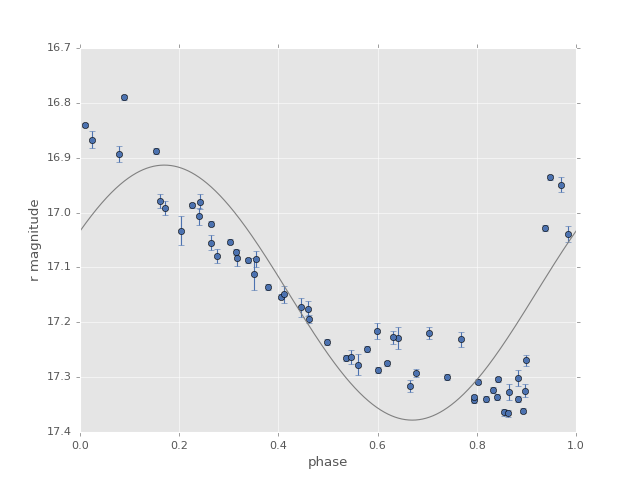

Write Python code to recreate this figure.
import numpy as np
import matplotlib.pyplot as plt
import matplotlib as mpl

mpl.style.use('ggplot')
mpl.rc('axes', color_cycle=["#4C72B0", "#55A868", "#C44E52",
                            "#8172B2", "#CCB974"])

# Fetch the RRLyrae data
from gatspy import datasets, periodic
rrlyrae = datasets.fetch_rrlyrae()

# Get data from first lightcurve
lcid = rrlyrae.ids[0]
t, mag, dmag, filts = rrlyrae.get_lightcurve(lcid)
mask = (filts == 'r')
t_r, mag_r, dmag_r = t[mask], mag[mask], dmag[mask]

# Fit the Lomb-Scargle model
model = periodic.LombScargleFast()
model.fit(t_r, mag_r, dmag_r)
model.optimizer.period_range = (0.2, 1.2)

# Predict on a regular phase grid
period = model.best_period
tfit = np.linspace(0, period, 1000)
magfit = model.predict(tfit)

# Plot the results
phase = (t_r / period) % 1
phasefit = (tfit / period)

fig, ax = plt.subplots()
ax.errorbar(phase, mag_r, dmag_r, fmt='o')
ax.plot(phasefit, magfit, '-', color='gray')
ax.set(xlabel='phase', ylabel='r magnitude')
ax.invert_yaxis()
